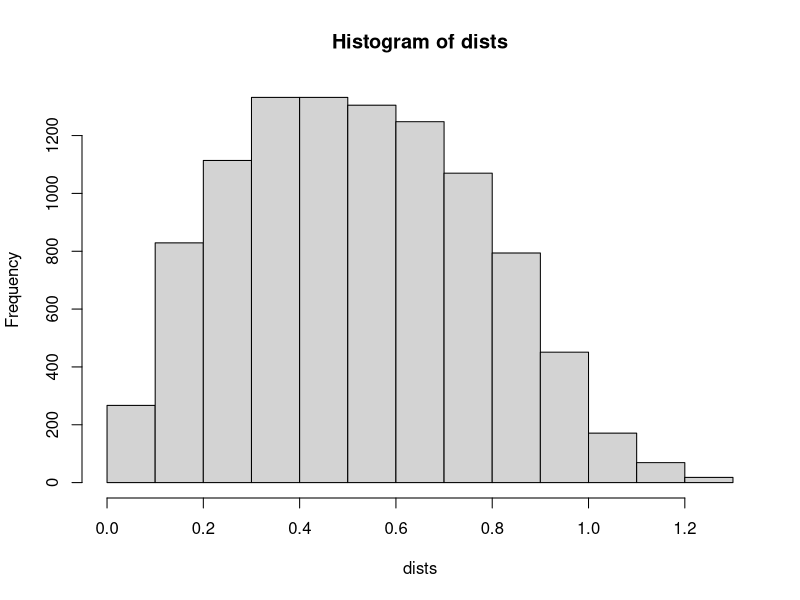

This figure's R source:
dists<-c()
for (i in 1:10000) {
	p1<-runif(2)
	p2<-runif(2)
	dist<-sqrt(sum((p1-p2)^2))
	dists<-c(dists, dist)
}
mean.dist<-mean(dists)
sd.dist<-sd(dists)
cat(mean.dist,sd.dist,"\n")
hist(dists)